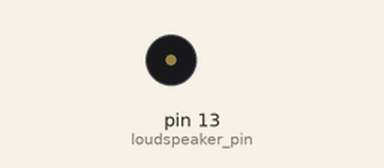
The sketch below on a simulated Arduino Uno, built with avr-gcc and run on an emulated ATmega328P. On the bench: buzzer (waves = sounding).

Above: at 0.05 s.
At 1.9 s:
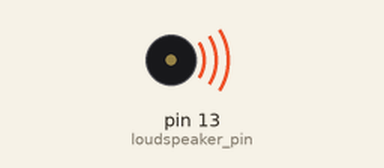
Timing chart, 0 to 6.9 s (numbered marks = the images above):
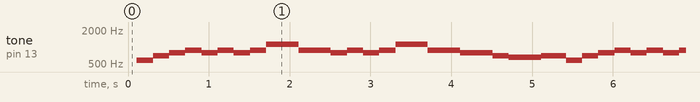

Measured:
- by itself, tone on pin 13 (loudspeaker_pin): repeats every 5.3 s: 698 Hz 0.20 s, 3 × (784 Hz 0.20 s, 880 Hz 0.20 s), 1109 Hz 0.40 s, 880 Hz 0.40 s, 2 × (784 Hz 0.20 s, 880 Hz 0.20 s), 1109 Hz 0.40 s, 880 Hz 0.40 s, 784 Hz 0.40 s, 698 Hz 0.20 s, 659 Hz 0.40 s, 698 Hz 0.31 s, 587 Hz 0.20 s

The sketch:

music.ino
```cpp
const int loudspeaker_pin = 13;
const int base_time = 16 * 50;

void setup() {
  // put your setup code here, to run once:
  pinMode(13, OUTPUT);
}

void loop() {
  // put your main code here, to run repeatedly:
  digitalWrite(13, HIGH);
  delay(10);
  digitalWrite(13, LOW);
  delay(100);
tone(loudspeaker_pin, 587);
delay(base_time / 4);
tone(loudspeaker_pin, 698);
delay(base_time / 4);
tone(loudspeaker_pin, 784);
delay(base_time / 4);
tone(loudspeaker_pin, 880);
delay(base_time / 4);
tone(loudspeaker_pin, 784);
delay(base_time / 4);
tone(loudspeaker_pin, 880);
delay(base_time / 4);
tone(loudspeaker_pin, 784);
delay(base_time / 4);
tone(loudspeaker_pin, 880);
delay(base_time / 4);
tone(loudspeaker_pin, 1109);
delay(base_time / 2);
tone(loudspeaker_pin, 880);
delay(base_time / 4);
tone(loudspeaker_pin, 880);
delay(base_time / 4);
tone(loudspeaker_pin, 784);
delay(base_time / 4);
tone(loudspeaker_pin, 880);
delay(base_time / 4);
tone(loudspeaker_pin, 784);
delay(base_time / 4);
tone(loudspeaker_pin, 880);
delay(base_time / 4);
tone(loudspeaker_pin, 1109);
delay(base_time / 2);
tone(loudspeaker_pin, 880);
delay(base_time / 4);
tone(loudspeaker_pin, 880);
delay(base_time / 4);
tone(loudspeaker_pin, 784);
delay(base_time / 4);
tone(loudspeaker_pin, 784);
delay(base_time / 4);
tone(loudspeaker_pin, 698);
delay(base_time / 4);
tone(loudspeaker_pin, 659);
delay(base_time / 2);
tone(loudspeaker_pin, 698);
delay(base_time / 4);
}
```
